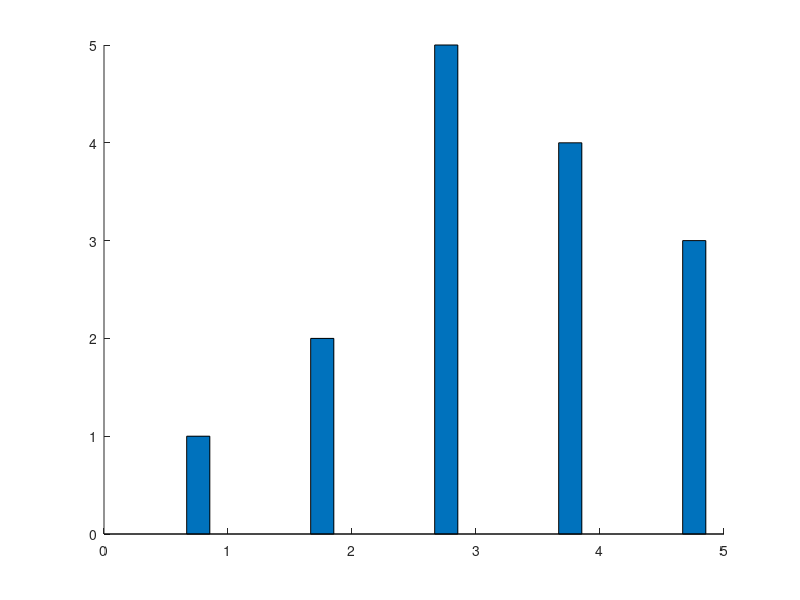

Recreate this plot in MATLAB. (Note: this script raises an error after producing the figure.)

Y = [1.0 0.5 0.7
     2.0 1.5 2.0
     5.0 4.0 5.0
     4.0 4.0 4.5
     3.0 2.0 2.0];

fig = figure; 
bar(Y,'group');

% PLOTLY 
response = fig2plotly(fig,'filename','matlab_grouped_bar');
plotly_url = response.url;
